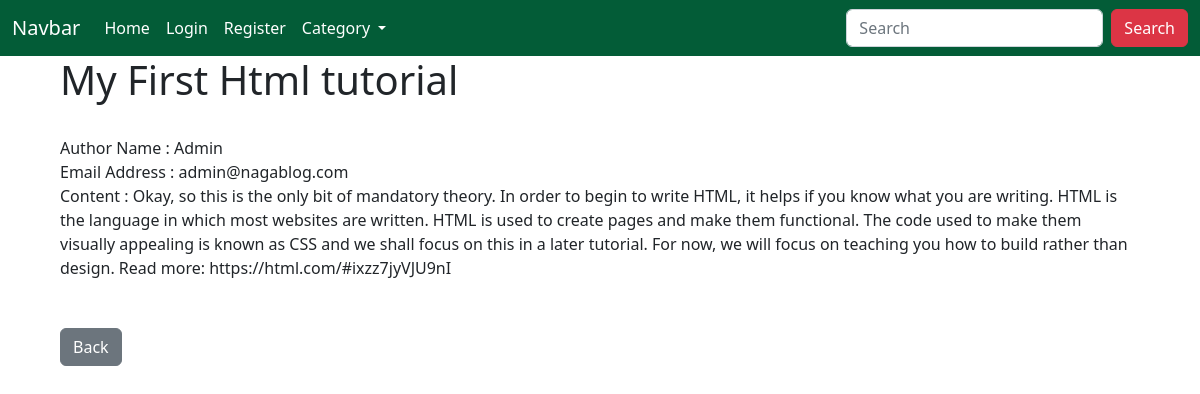
Page /article/3 on the committed database.
### myblog/models.py (models this page shows, shortened)
class Post(models.Model):
    title = models.CharField(max_length=50)
    author = models.ForeignKey(User, on_delete=models.CASCADE)
    body = models.TextField()
    stamp = models.DateTimeField(auto_now_add=True)
    category = models.ForeignKey(Category, on_delete=models.DO_NOTHING, null=True)

### myblog/views.py (the view)
# urls.py: path('article/<int:pk>', ArticleDetailView.as_view(), name='detail-view'),
class ArticleDetailView(DetailView):
    model=Post
    template_name= 'article_detail.html'
    def get_context_data(self, *args, **kwargs):
        cat_menu = Category.objects.all()
        context = super(ArticleDetailView, self).get_context_data(*args, **kwargs)
        context['cat_menu']=cat_menu
        return context

### myblog/models.py (called while the page is built)
    def __str__(self):
        return self.category

### template/article_detail.html
{% extends "base.html" %}
{% block contents %}
<div style="padding-left:5%;padding-right:5%;">
<h1>{{post.title}}</h1>
<br>
Author Name     : {{post.author.first_name}} <br>
Email Address   : {{post.author.email}}<br>
Content         : {{post.body|safe}}<br>
<br/>
<br/>
<a type="button" class="btn btn-secondary" href="{% url 'index' %}">Back</a>
</div>
{% endblock %}

### rows in the picture
Post: title "My First Html tutorial", author.first_name "Admin", author.email "admin@nagablog.com", body "Okay, so this is the only bit of mandatory theory. In order to begin to write HTML, it helps if you know what you are writing. HTML is the language in which most websites are written. HTML is used to create pages and make them functional. The code used to make them visually appealing is known as CSS and we shall focus on this in a later tutorial. For now, we will focus on teaching you how to build rather than design. Read more: https://html.com/#ixzz7jyVJU9nI"
